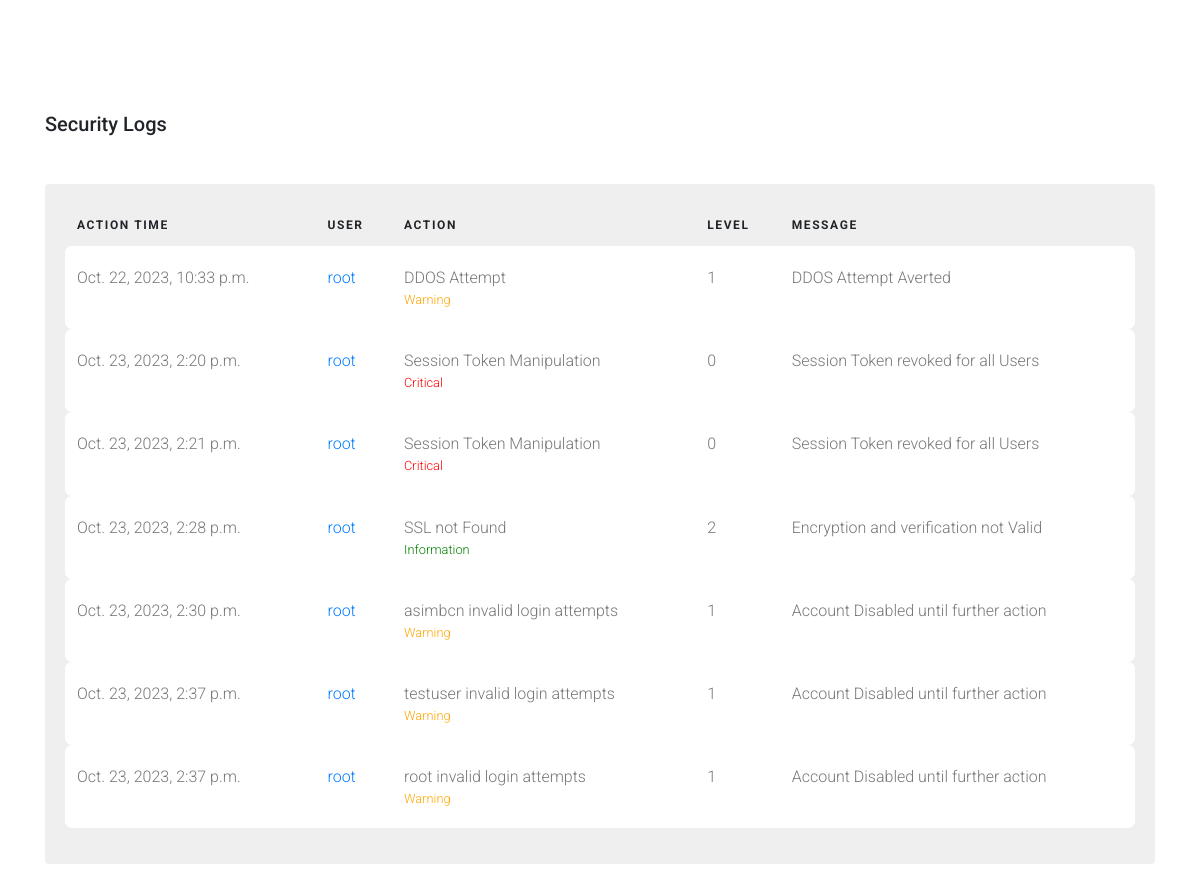
Screenshot of /index/logs/ (signed in) with the database file from the repository.
### System/models.py (models this page shows, shortened)
class Security_logs(models.Model):
    action_time = models.DateTimeField(auto_now_add=True)
    User = models.ForeignKey(User, on_delete=models.SET_NULL, null=True)
    Action = models.CharField(max_length=100)
    level = models.IntegerField(default='0')
    message = models.CharField(max_length=1000)

### System/views.py (the view)
# urls.py: path("logs/", views.sec_log, name="logs"),
@login_required(login_url='login')
def sec_log(request):
    if not check_user_status(request):
        messages.error(request, 'Your account is not active. Please contact admin to activate your account.')
        return redirect('logout')
    logs = Security_logs.objects.all()
    context = {'data':logs}
    return render(request, 'dms/statistics/security.html', context)

### System/utils.py (called while the page is built)
def check_user_status(request):
    user = UserInfo.objects.get(user=request.user)
    if user.active == True:
        return True
    else:
        return False

### template/dms/statistics/security.html (shortened to what this page needs)
{% load static %}
<!doctype html>
<html lang="en">
  <head></head>
    <link rel="stylesheet" href="{% static 'css/sec/bootstrap.min.css' %}">
    <link rel="stylesheet" href="{% static 'css/sec/style.css' %}">
  </head>
  <body>
  <div class="content">
    <div class="container">
      <h2 class="mb-5">Security Logs</h2>
      <div class="table-responsive custom-table-responsive">
        <table class="table custom-table">
          <thead>
            <tr>
              <th scope="col">Action Time</th>
              <th scope="col">User</th>
              <th scope="col">Action</th>
              <th scope="col">Level</th>
              <th scope="col">Message</th>
            </tr>
          </thead>
          <tbody>
            {% if data %}
            {% for d in data%}
            <tr scope="row">
              <td>
                {{d.action_time}}
              </td>
              <td><a href="#">{{d.User}}</a></td>
              <td>
                {{d.Action}}
                {% if d.level == 0 %}
                <small class="d-block" style="color:red">Critical</small>
                {%endif%}
                {% if d.level == 1 %}
                <small class="d-block" style="color:orange">Warning</small>
                {%endif%}
                {% if d.level == 2 %}
                <small class="d-block" style="color:green">Information</small>
                {%endif%}
              </td>
              <td>{{d.level}}</td>
              <td>{{d.message}}</td>
            </tr>
            {%endfor%}
            {%endif%}
          </tbody>
        </table>
      </div>
    </div>
  </div>
  </body>
</html>

### static/css/sec/style.css (style rules this page uses)
body { font-family: "Roboto", -apple-system, BlinkMacSystemFont, "Segoe UI", Roboto, "Helvetica Neue", Arial, "Noto Sans", sans-serif, "Apple Color Emoji", "Segoe UI Emoji", "Segoe UI Symbol", "Noto Color Emoji"; background-color: #fff; font-weight: 300; }
h1, h2, h3, h4, h5, h6, .h1, .h2, .h3, .h4, .h5, .h6 { font-family: "Roboto", -apple-system, BlinkMacSystemFont, "Segoe UI", Roboto, "Helvetica Neue", Arial, "Noto Sans", sans-serif, "Apple Color Emoji", "Segoe UI Emoji", "Segoe UI Symbol", "Noto Color Emoji"; }
a { -webkit-transition: .3s all ease; -o-transition: .3s all ease; transition: .3s all ease; }
a, a:hover { text-decoration: none !important; }
.content { padding: 7rem 0; }
h2 { font-size: 20px; }
.custom-table-responsive { background-color: #efefef; padding: 20px; border-radius: 4px; }
.custom-table { min-width: 900px; }
.custom-table thead tr, .custom-table thead th { border-top: none; border-bottom: none !important; font-size: 12px; text-transform: uppercase; letter-spacing: .1rem; }
.custom-table tbody th, .custom-table tbody td { color: #777; font-weight: 400; padding-bottom: 20px; padding-top: 20px; font-weight: 300; }
.custom-table tbody th small, .custom-table tbody td small { color: #b3b3b3; font-weight: 300; }
.custom-table tbody tr:not(.spacer) { border-radius: 7px; overflow: hidden; -webkit-transition: .3s all ease; -o-transition: .3s all ease; transition: .3s all ease; }
.custom-table tbody tr th, .custom-table tbody tr td { background: #fff; border: none; }
.custom-table tbody tr th:first-child, .custom-table tbody tr td:first-child { border-top-left-radius: 7px; border-bottom-left-radius: 7px; }
.custom-table tbody tr th:last-child, .custom-table tbody tr td:last-child { border-top-right-radius: 7px; border-bottom-right-radius: 7px; }

### rows the page displays
Security_logs: action_time "Oct. 22, 2023, 10:33 p.m.", User "root", Action "DDOS Attempt", shows "Warning", level "1", message "DDOS Attempt Averted"
Security_logs: action_time "Oct. 23, 2023, 2:20 p.m.", User "root", Action "Session Token Manipulation", shows "Critical", level "0", message "Session Token revoked for all Users"
Security_logs: action_time "Oct. 23, 2023, 2:21 p.m.", User "root", Action "Session Token Manipulation", shows "Critical", level "0", message "Session Token revoked for all Users"
Security_logs: action_time "Oct. 23, 2023, 2:28 p.m.", User "root", Action "SSL not Found", shows "Information", level "2", message "Encryption and verification not Valid"
Security_logs: action_time "Oct. 23, 2023, 2:30 p.m.", User "root", Action "asimbcn invalid login attempts", shows "Warning", level "1", message "Account Disabled until further action"
Security_logs: action_time "Oct. 23, 2023, 2:37 p.m.", User "root", Action "testuser invalid login attempts", shows "Warning", level "1", message "Account Disabled until further action"
Security_logs: action_time "Oct. 23, 2023, 2:37 p.m.", User "root", Action "root invalid login attempts", shows "Warning", level "1", message "Account Disabled until further action"
